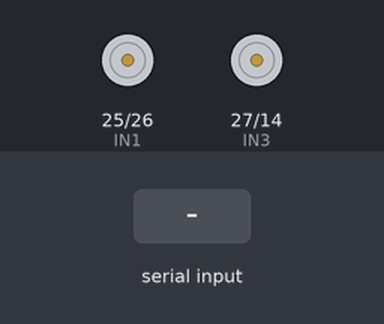
Bench run of a sketch on a simulated ESP32. On the bench: motor-driver pin pairs drawn as motors (green arrow = first pin HIGH = forward, orange = second pin HIGH = backward, longer = more drive, scaled by the enable pin). The inputs (shaded band) are chosen by the test bench. WiFi joins after 1.5 s; servers stay silent unless stated; nothing arrives over Bluetooth unless stated; what the sketch prints to the serial monitor is not drawn.

Above: at 2.8 s.
2.9 s: "F\n" received over the second serial link
At 3.4 s:
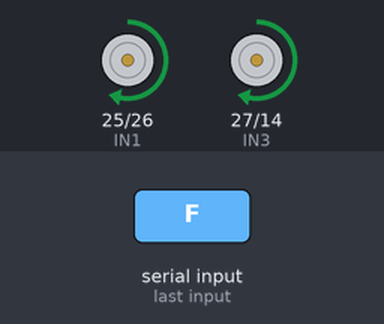
4.4 s: "B\n" received over the second serial link
At 5.6 s:
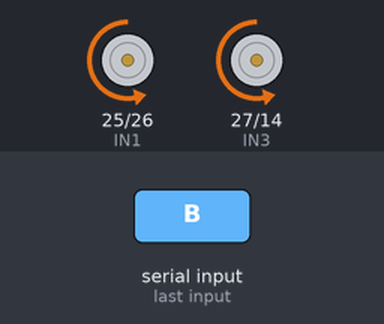
5.9 s: "L\n" received over the second serial link
At 6.9 s:
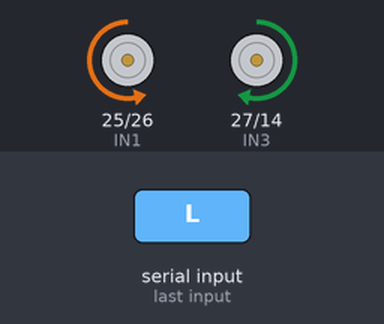
7.4 s: "R\n" received over the second serial link
At 8.0 s:
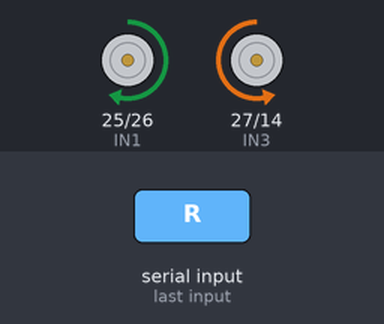
8.9 s: "S\n" received over the second serial link
At 9.2 s:
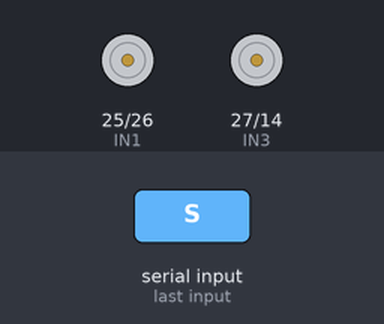
Timing chart, 0 to 11.4 s (numbered marks = the images above; inputs shaded):
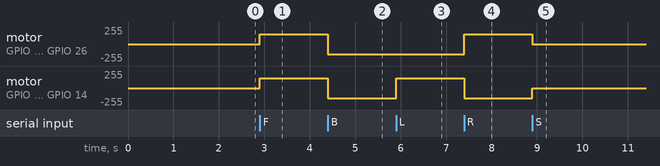

The sketch:

webserver-RC-Car.ino
```cpp
#include <WiFi.h>
#include "BluetoothSerial.h"

// Wi-Fi Credentials
const char* ssid = "OPPO K10 5G";
const char* password = "hellosir1@34567890";

// Static IP Configuration for ESP32-Eye
IPAddress local_IP(192,168,204,24);
IPAddress gateway(192,168,204,1);
IPAddress subnet(255,255,255,0);

// ESP32-CAM IP Addresses
const char* esp32Cam1 = "192.168.204.100";
const char* esp32Cam2 = "192.168.204.101";

WiFiServer server(80);
BluetoothSerial SerialBT;

#define ENA 32
#define ENB 33
#define IN1 25
#define IN2 26
#define IN3 27
#define IN4 14

const char htmlHeader[] PROGMEM =
  "<!DOCTYPE html><html><head><meta charset='utf-8'><title>ESP32 VR Eyes</title><style>"
  "body { background-color: #0A122A; color: #DF7401; text-align: center; font-family: Arial; }</style></head>"
  "<body><h1>ESP32 VR Eyes</h1>";

const char htmlFooter[] PROGMEM =
  "</body></html>";

void setup() {
  Serial.begin(115200);
  delay(100);
  SerialBT.begin("ESP32_RC_Car");

  pinMode(ENA, OUTPUT);
  pinMode(ENB, OUTPUT);
  pinMode(IN1, OUTPUT);
  pinMode(IN2, OUTPUT);
  pinMode(IN3, OUTPUT);
  pinMode(IN4, OUTPUT);

  Serial.println("\n🔵 Starting ESP32-Eye Web Server...");

  if (!WiFi.config(local_IP, gateway, subnet)) {
    Serial.println("⚠ Failed to configure Static IP!");
  }

  WiFi.begin(ssid, password);

  while (WiFi.status() != WL_CONNECTED) {
    delay(500);
    Serial.print(".");
  }

  Serial.println("\n✅ Connected to Wi-Fi!");
  Serial.print("📌 Web Server running at: http://");
  Serial.println(WiFi.localIP());

  server.begin();
}

void moveForward() {
  digitalWrite(IN1, HIGH);
  digitalWrite(IN2, LOW);
  digitalWrite(IN3, HIGH);
  digitalWrite(IN4, LOW);
  analogWrite(ENA, 150);
  analogWrite(ENB, 150);
}

void moveBackward() {
  digitalWrite(IN1, LOW);
  digitalWrite(IN2, HIGH);
  digitalWrite(IN3, LOW);
  digitalWrite(IN4, HIGH);
  analogWrite(ENA, 150);
  analogWrite(ENB, 150);
}

void turnLeft() {
  digitalWrite(IN1, LOW);
  digitalWrite(IN2, HIGH);
  digitalWrite(IN3, HIGH);
  digitalWrite(IN4, LOW);
}

void turnRight() {
  digitalWrite(IN1, HIGH);
  digitalWrite(IN2, LOW);
  digitalWrite(IN3, LOW);
  digitalWrite(IN4, HIGH);
}

void stopCar() {
  digitalWrite(IN1, LOW);
  digitalWrite(IN2, LOW);
  digitalWrite(IN3, LOW);
  digitalWrite(IN4, LOW);
}

void loop() {
  if (SerialBT.available()) {
    char command = SerialBT.read();
    Serial.println(command);

    if (command == 'F') {
      moveForward();
    } else if (command == 'B') {
      moveBackward();
    } else if (command == 'L') {
      turnLeft();
    } else if (command == 'R') {
      turnRight();
    } else if (command == 'S') {
      stopCar();
    }
  }

  WiFiClient client = server.available();

  if (client) {
    Serial.println("🔵 New Client Connected!");
    String header = "";
    String currentLine = "";

    while (client.connected()) {
      if (client.available()) {
        char c = client.read();
        header += c;

        if (c == '\n') {
          if (currentLine.length() == 0) {
            client.println("HTTP/1.1 200 OK");
            client.println("Content-type: text/html");
            client.println("Connection: close");
            client.println();

            client.println(htmlHeader);

            // ✅ Centered Left Eye and Right Eye view using inline HTML
            client.println("<div style='display: flex; justify-content: center; gap: 50px; flex-wrap: wrap; align-items: center;'>");

            client.println("  <div style='text-align: center;'>");
            client.println("    <h2>Left Eye</h2>");
            client.println("    <img src='http://" + String(esp32Cam1) + "/mjpeg/1' alt='ESP32-CAM Stream' width='430'>");
            client.println("  </div>");

            client.println("  <div style='text-align: center;'>");
            client.println("    <h2>Right Eye</h2>");
            client.println("    <img src='http://" + String(esp32Cam2) + "/mjpeg/1' alt='ESP32-CAM Stream' width='430'>");
            client.println("  </div>");

            client.println("</div>");

            client.println(htmlFooter);
            client.println();
            break;
          } else {
            currentLine = "";
          }
        } else if (c != '\r') {
          currentLine += c;
        }
      }
    }

    client.flush();
    client.stop();
    Serial.println("🔴 Client Disconnected.");
  }
}
```

Measured:
- after the input at 2.9 s, motor on GPIO 25 (IN1) / GPIO 26 (IN2), motor on GPIO 27 (IN3) / GPIO 14 (IN4): stopped → forward 150/255 at once
- after the input at 4.4 s, motor on GPIO 25 (IN1) / GPIO 26 (IN2), motor on GPIO 27 (IN3) / GPIO 14 (IN4): forward 150/255 → backward 150/255 at once
- after the input at 5.9 s, motor on GPIO 27 (IN3) / GPIO 14 (IN4): backward 150/255 → forward 150/255 at once
- after the input at 7.4 s, motor on GPIO 25 (IN1) / GPIO 26 (IN2): backward 150/255 → forward 150/255 at once; motor on GPIO 27 (IN3) / GPIO 14 (IN4): forward 150/255 → backward 150/255 at once
- after the input at 8.9 s, motor on GPIO 25 (IN1) / GPIO 26 (IN2): forward 150/255 → stopped at once; motor on GPIO 27 (IN3) / GPIO 14 (IN4): backward 150/255 → stopped at once
